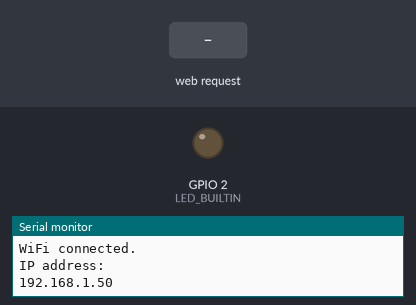
Recording of a sketch running on a simulated ESP32. Shown: output pins drawn as LEDs (lit = HIGH), the last lines printed to the serial monitor. Dashed ring = blinking. The test bench sets the inputs (shaded band). WiFi joins after 1.5 s; servers stay silent unless stated.

Above: at 3.2 s.
3.3 s: HTTP request GET /blink received
At 3.9 s:
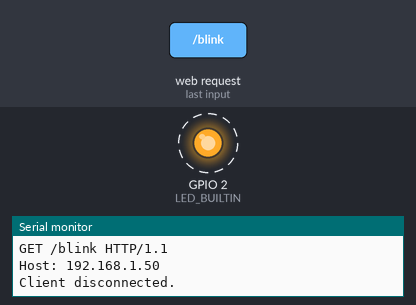
6.3 s: HTTP request GET /on received
At 7.7 s:
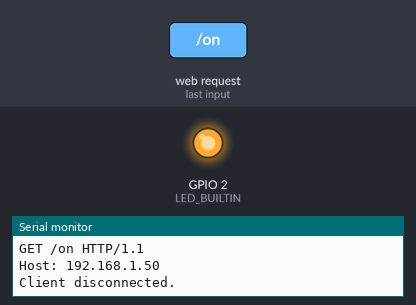
8.0 s: HTTP request GET /off received
At 9.2 s:
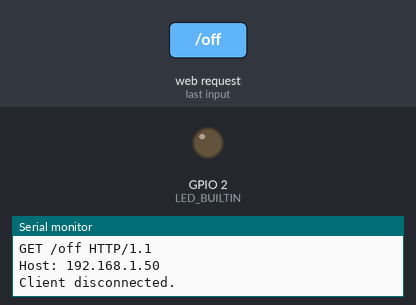
Timing chart, 0 to 11.0 s (numbered marks = the images above; inputs shaded):
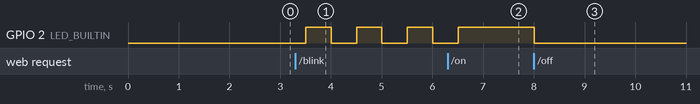

Measured:
- after the input at 3.3 s, GPIO 2 (LED_BUILTIN): alternates HIGH for 0.50 s and LOW for 0.50 s, starting after 0.21 s
- after the input at 6.3 s, GPIO 2 (LED_BUILTIN): goes on until 6.5 s, then stays HIGH
- after the input at 8.0 s, GPIO 2 (LED_BUILTIN): HIGH → LOW at once

The sketch:

lab_3.ino
```cpp
// Load Wi-Fi library
#include <WiFi.h>
const int trigPin = 33;
const int echoPin = 25;
long duration;
int distance,jarak;
// Replace with your network credentials
const char* ssid     = "DIGI-X_LOUNGE";
const char* password = "IT Certified";

// Set web server port number to 80
WiFiServer server(8080);
bool blinkin,led;
// Variable to store the HTTP request
String header;

// Auxiliar variables to store the current output state
//String LED_BUILTINState = "off";
//String output27State = "off";

// Assign output variables to GPIO pins
const int LED_BUILTIN = 2;
//const int output27 = 27;
int nilai;
void setup() {
  Serial.begin(115200);
  // Initialize the output variables as outputs
  pinMode(LED_BUILTIN, OUTPUT);
//  pinMode(output27, OUTPUT);
  // Set outputs to LOW
  digitalWrite(LED_BUILTIN, LOW);
//  digitalWrite(output27, LOW);1
pinMode(trigPin, OUTPUT); // Sets the trigPin as an Output
  pinMode(echoPin, INPUT); // Sets the echoPin as an Input

  // Connect to Wi-Fi network with SSID and password
  Serial.print("Connecting to ");
  Serial.println(ssid);
  WiFi.begin(ssid, password);
  while (WiFi.status() != WL_CONNECTED) {
    delay(1000);
    Serial.print(".");
  }
  // Print local IP address and start web server
  Serial.println("");
  Serial.println("WiFi connected.");
  Serial.println("IP address: ");
  Serial.println(WiFi.localIP());
  server.begin();
}

int cek(int trigPin, int echoPin) {
  // Clears the trigPin
  digitalWrite(trigPin, LOW);
  delayMicroseconds(2);
  // Sets the trigPin on HIGH state for 10 micro seconds
  digitalWrite(trigPin, HIGH);
  delayMicroseconds(10);
  digitalWrite(trigPin, LOW);
  // Reads the echoPin, returns the sound wave travel time in microseconds
  duration = pulseIn(echoPin, HIGH);
  // Calculating the distance
  distance= (duration/2)/29;
  // Prints the distance on the Serial Monitor
//  Serial.print("Durasi: ");
//  Serial.println(duration);
//  Serial.print("Distance: ");

  Serial.print("Jarak: ");
  Serial.println(distance);
  return (distance);

}

void loop(){

  WiFiClient client = server.available();   // Listen for incoming clients

  if (client) {                             // If a new client connects,
    Serial.println("New Client.");          // print a message out in the serial port
    String currentLine = "";                // make a String to hold incoming data from the client
    while (client.connected()) {            // loop while the client's connected
      if (client.available()) {             // if there's bytes to read from the client,
        char c = client.read();             // read a byte, then
        Serial.write(c);                    // print it out the serial monitor
        header += c;
        if (c == '\n') {                    // if the byte is a newline character
          // if the current line is blank, you got two newline characters in a row.
          // that's the end of the client HTTP request, so send a response:
          if (currentLine.length() == 0) {
            // HTTP headers always start with a response code (e.g. HTTP/1.1 200 OK)
            // and a content-type so the client knows what's coming, then a blank line:
            client.println("HTTP/1.1 200 OK");
            client.println("Content-type:text/html");
            client.println("Connection: close");
            client.println();

            // turns the GPIOs on and off
            if (header.indexOf("GET /on") >= 0) {
              //digitalWrite(LED_BUILTIN, HIGH);
              blinkin=false;
              led=true;
            } else if (header.indexOf("GET /blink") >= 0) {
              blinkin=true;
              led=false;
            } else if (header.indexOf("GET /off") >= 0) {
              //Serial.println("GPIO 27 on");
              //output27State = "on";
              //digitalWrite(LED_BUILTIN, LOW);
              blinkin=false;
              led=false;
            } else if (header.indexOf("GET /refresh") >= 0) {
              //Serial.println("GPIO 27 on");
              //output27State = "on";
              //digitalWrite(LED_BUILTIN, LOW);
              nilai=cek(33,25);
              //led=false;
            }
//            else if (header.indexOf("GET /27/off") >= 0) {
//              Serial.println("GPIO 27 off");
//              output27State = "off";
//              digitalWrite(output27, LOW);
//            }

            // Display the HTML web page
//            client.println("<!DOCTYPE html><html>");
//            client.println("<head><meta name=\"viewport\" content=\"width=device-width, initial-scale=1\">");
//            client.println("<link rel=\"icon\" href=\"data:,\">");
            // CSS to style the on/off buttons
            // Feel free to change the background-color and font-size attributes to fit your preferences
//            client.println("<style>html { font-family: Helvetica; display: inline-block; margin: 0px auto; text-align: center;}");
//            client.println(".button { background-color: #4CAF50; border: none; color: white; padding: 16px 40px;");
//            client.println("text-decoration: none; font-size: 30px; margin: 2px; cursor: pointer;}");
//            client.println(".button2 {background-color: #555555;}</style></head>");

            // Web Page Heading
//            client.println("<body><h1>ESP32 Web Server</h1>");
//
//            // Display current state, and ON/OFF buttons for GPIO 26
//            client.println("<p>GPIO 26 - State " + LED_BUILTINState + "</p>");
            // If the LED_BUILTINState is off, it displays the ON button
//            if (LED_BUILTINState=="off") {
//              client.println("<p><a href=\"/26/on\"><button class=\"button\">ON</button></a></p>");
//            } else {
//              client.println("<p><a href=\"/26/off\"><button class=\"button button2\">OFF</button></a></p>");
//            }
//            client.println("<p><a href=\"/blink\">LED Blinking</a></p>");
//            client.println("<p><a href=\"/on\">LED ON</a></p>");
//            client.println("<p><a href=\"/off\">LED OFF</a></p>");
           client.print("<html><head><title>Sensor</title>");
           client.print("<meta name=\"viewport\" content=\"width=device-width, initial-scale=1\">");
           client.print("</head>");
           client.print("<body><h1>Data Sensor</h1>");
           client.printf("<p>Nilai Data Dari Sensor adalah : %d </p>",nilai);
           client.print("<p><form action='/refresh'><input type='submit' value='Refresh'></p>");
//
            // Display current state, and ON/OFF buttons for GPIO 27
//            client.println("<p>GPIO 27 - State " + output27State + "</p>");
//            // If the output27State is off, it displays the ON button
//            if (output27State=="off") {
//              client.println("<p><a href=\"/27/on\"><button class=\"button\">ON</button></a></p>");
//            } else {
//              client.println("<p><a href=\"/27/off\"><button class=\"button button2\">OFF</button></a></p>");
//            }
//            client.println("</body></html>");

            // The HTTP response ends with another blank line
            client.println();
            // Break out of the while loop
            break;
          } else { // if you got a newline, then clear currentLine
            currentLine = "";
          }
        } else if (c != '\r') {  // if you got anything else but a carriage return character,
          currentLine += c;      // add it to the end of the currentLine
        }
      }
    }
    // Clear the header variable
    header = "";
    // Close the connection
    client.stop();
    Serial.println("Client disconnected.");
    Serial.println("");
  }
  if(blinkin || led){
    digitalWrite(LED_BUILTIN, HIGH);
    delay(500);
  }
  if(blinkin || ! led){
    digitalWrite(LED_BUILTIN, LOW);
    delay(500);
  }
}
```
